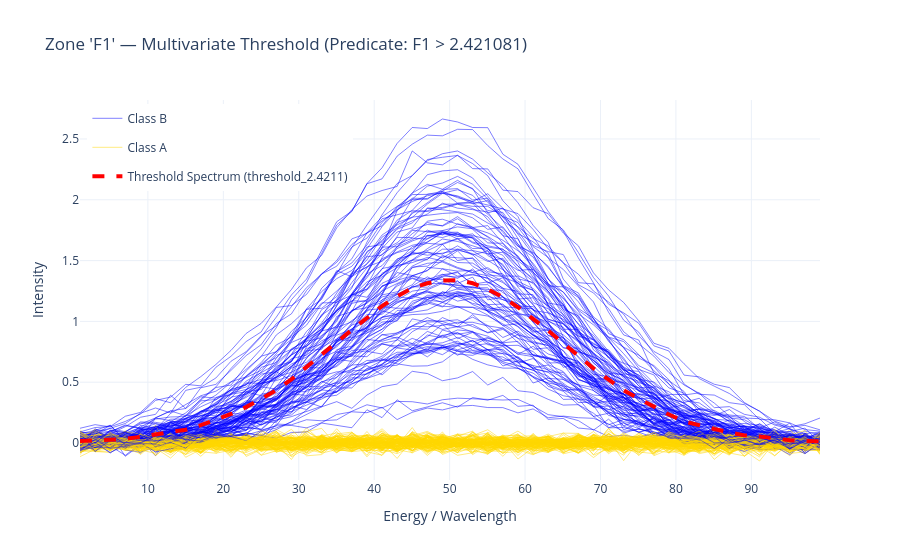
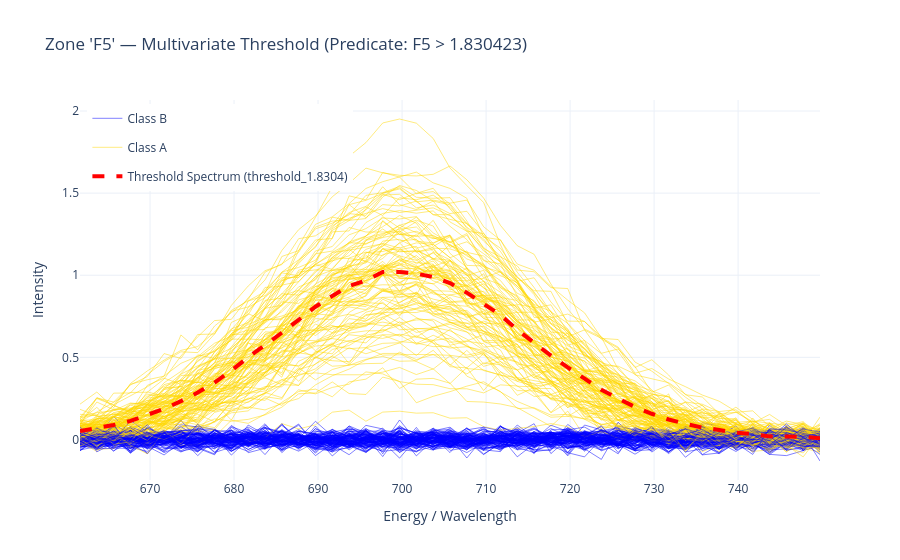
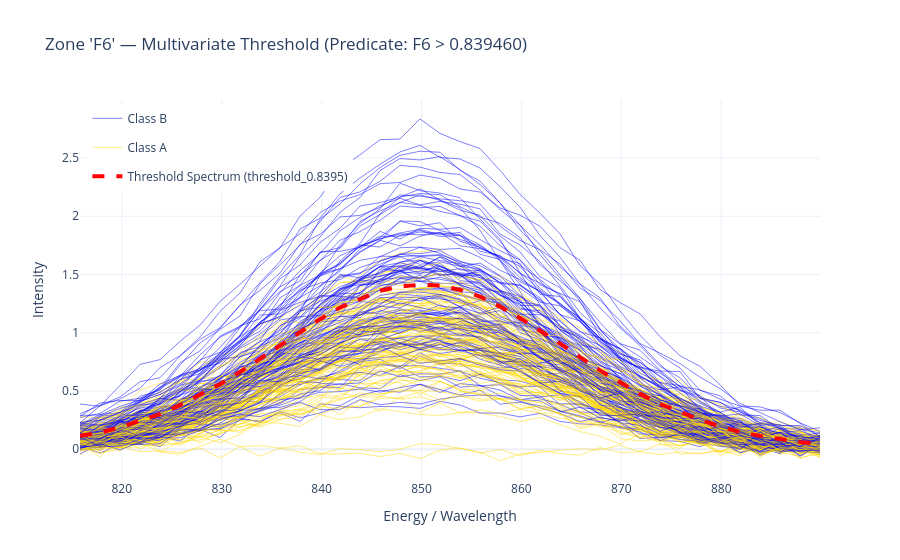
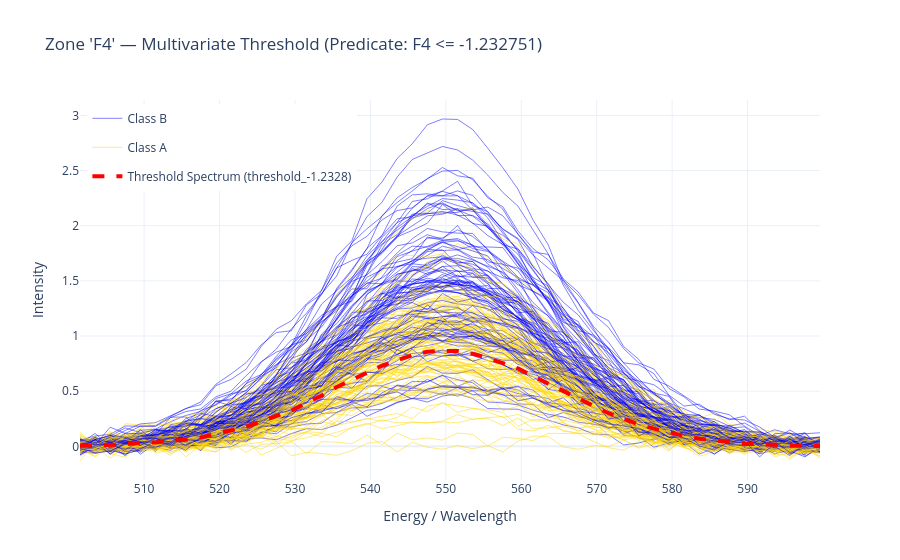

The code cell stored with these charts, in order, in its notebook:
### Markdown cell above
## 6. Threshold-Spectrum Visualisations

For each zone, the top-ranked predicate threshold is reconstructed back into
spectrum space (red dashed line) and overlaid on the calibration spectra coloured by class.

### Code cell
CLASS_COLORS = {"A": "gold", "B": "blue"}

def plot_zone_inline(lrc_natural_df, row_index, spectral_zones_original,
                     pca_info_dict_original, y_labels, class_colors=None):
    """Reconstruct a threshold to spectrum space and display the plot inline."""
    if class_colors is None:
        class_colors = {"A": "gold", "B": "blue"}

    zone_name = lrc_natural_df.iloc[row_index]["Zone"]
    threshold_score = float(lrc_natural_df.iloc[row_index]["Threshold_Natural"])

    threshold_spectrum = reconstruct_threshold_to_spectrum(
        threshold_value=threshold_score,
        zone_name=zone_name,
        pca_info_dict=pca_info_dict_original,
    )

    zone_df = spectral_zones_original[zone_name]
    x_values = pd.to_numeric(zone_df.columns, errors="coerce")

    fig = go.Figure()
    seen_classes = set()
    for idx, row in zone_df.iterrows():
        class_label = y_labels.iloc[idx] if idx < len(y_labels) else "Unknown"
        show_legend = class_label not in seen_classes
        seen_classes.add(class_label)
        fig.add_trace(
            go.Scatter(
                x=x_values,
                y=row.values,
                mode="lines",
                line=dict(color=class_colors.get(class_label, "rgba(128,128,128,0.3)"), width=0.5),
                name=f"Class {class_label}",
                legendgroup=class_label,
                showlegend=show_legend,
                hoverinfo="skip",
            )
        )

    node_natural = lrc_natural_df.iloc[row_index].get("Node_Natural", "")
    fig.add_trace(
        go.Scatter(
            x=x_values,
            y=threshold_spectrum.values,
            mode="lines",
            line=dict(color="red", width=4, dash="dash"),
            name=f"Threshold Spectrum ({threshold_spectrum.name})",
        )
    )

    fig.update_layout(
        title=f"Zone '{zone_name}' — Multivariate Threshold (Predicate: {node_natural})",
        xaxis_title="Energy / Wavelength",
        yaxis_title="Intensity",
        template="plotly_white",
        showlegend=True,
        legend=dict(yanchor="top", y=0.99, xanchor="left", x=0.01),
    )
    fig.show()


top_per_zone = (
    smx.lrc_natural_[smx.lrc_natural_["Zone"].notna()]
    .sort_values("Local_Reaching_Centrality", ascending=False)
    .drop_duplicates(subset="Zone")
)

for _, row in top_per_zone.iterrows():
    zone_name = row["Zone"]
    row_index = smx.lrc_natural_.index[
        smx.lrc_natural_["Node"] == row["Node"]
    ].tolist()[0]
    plot_zone_inline(
        lrc_natural_df=smx.lrc_natural_,
        row_index=row_index,
        spectral_zones_original=smx.zones_natural_,
        pca_info_dict_original=smx.pca_info_natural_,
        y_labels=y_cal,
        class_colors=CLASS_COLORS,
    )
